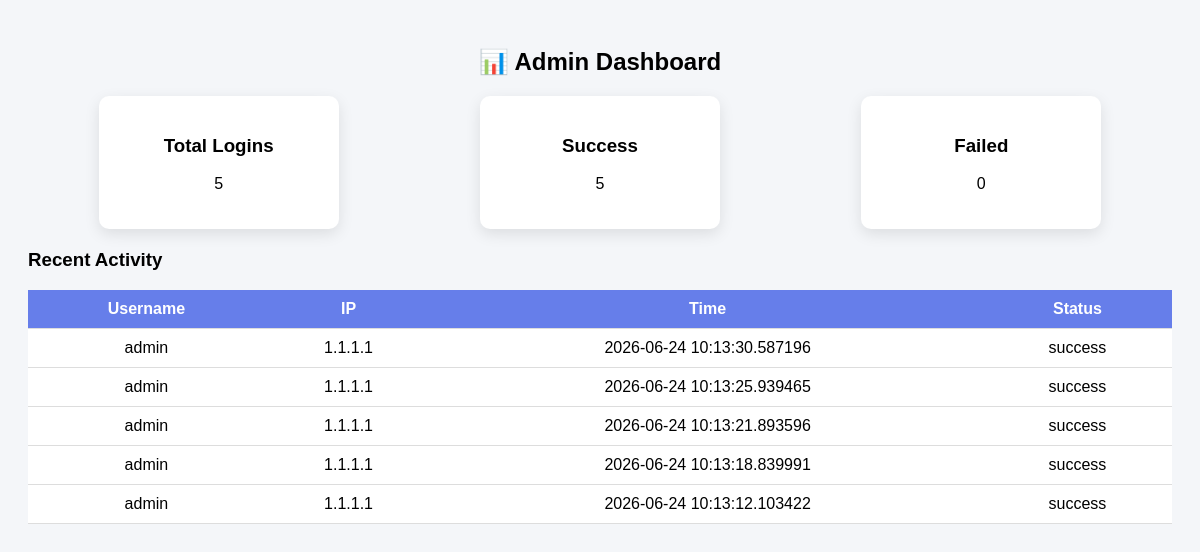
/dashboard, run on the app's committed database.
### tables this page shows
CREATE TABLE logins (
            id INTEGER PRIMARY KEY AUTOINCREMENT,
            username TEXT,
            password TEXT,
            ip_address TEXT,
            timestamp TEXT,
            status TEXT,
            alert TEXT
        );

### app.py (the view)
@app.route('/dashboard')
def dashboard():
    conn = sqlite3.connect('database.db')
    cursor = conn.cursor()
    cursor.execute("SELECT COUNT(*) FROM logins")
    total = cursor.fetchone()[0]
    cursor.execute("SELECT COUNT(*) FROM logins WHERE status='success'")
    success = cursor.fetchone()[0]
    cursor.execute("SELECT COUNT(*) FROM logins WHERE status='failed'")
    failed = cursor.fetchone()[0]
    cursor.execute("SELECT username, ip_address, timestamp, status FROM logins ORDER BY id DESC LIMIT 10")
    logs = cursor.fetchall()
    conn.close()
    return render_template("dashboard.html", total=total, success=success, failed=failed, logs=logs)

### templates/dashboard.html (shortened to what this page needs)
<!DOCTYPE html>
<html>
<head>
</head>
<body>
<h2>📊 Admin Dashboard</h2>
<div class="stats">
    <div class="card">
        <h3>Total Logins</h3>
        <p>{{ total }}</p>
    </div>
    <div class="card">
        <h3>Success</h3>
        <p>{{ success }}</p>
    </div>
    <div class="card">
        <h3>Failed</h3>
        <p>{{ failed }}</p>
    </div>
</div>
<h3>Recent Activity</h3>
<table>
    <tr>
        <th>Username</th>
        <th>IP</th>
        <th>Time</th>
        <th>Status</th>
    </tr>
    {% for row in logs %}
    <tr>
        <td>{{ row[0] }}</td>
        <td>{{ row[1] }}</td>
        <td>{{ row[2] }}</td>
        <td>{{ row[3] }}</td>
    </tr>
    {% endfor %}
</table>
</body>
</html>

### templates/dashboard.html (style rules this page uses)
body { font-family: Arial; background: #f4f6f9; padding: 20px; }
h2 { text-align: center; }
.stats { display: flex; justify-content: space-around; margin: 20px 0; }
.card { background: white; padding: 20px; border-radius: 10px; width: 200px; text-align: center; box-shadow: 0 5px 15px rgba(0,0,0,0.1); }
table { width: 100%; border-collapse: collapse; background: white; }
th, td { padding: 10px; border-bottom: 1px solid #ddd; text-align: center; }
th { background: #667eea; color: white; }

### data on the page
logins: username "admin", ip_address "1.1.1.1", timestamp "2026-06-24 10:13:30.587196", status "success"
logins: username "admin", ip_address "1.1.1.1", timestamp "2026-06-24 10:13:25.939465", status "success"
logins: username "admin", ip_address "1.1.1.1", timestamp "2026-06-24 10:13:21.893596", status "success"
logins: username "admin", ip_address "1.1.1.1", timestamp "2026-06-24 10:13:18.839991", status "success"
logins: username "admin", ip_address "1.1.1.1", timestamp "2026-06-24 10:13:12.103422", status "success"

### other printed values
{{ total }} "5"
{{ success }} "5"
{{ failed }} "0"
